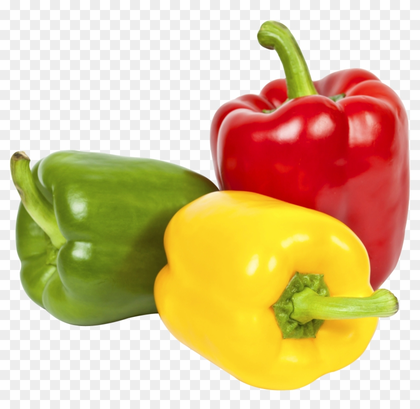
%> input picture colorspace/peppers.png, 420 x 409 px, shrunk from 840 x 818 before the run
$ octave main.m   (GNU Octave 9; MATLAB toolbox functions it lacks are replaced by stand-ins)
%> lines starting %> are read from the running program, lines starting %| are printed output that depends on the picture
%> further down, I is the input picture: size 409x420x3 uint8; mean R, G, B 218.4, 192.6, 144.1
### colorspace/ConvertColorSpace.m
function [new_image] = ConvertColorSpace(input_image, colorspace)
%> called with colorspace = 'ycbcr'
%%%%%%%%%%%%%%%%%%%%%%%%%%%%%%%%%%%%%%%%%%%%%%%%%%%%%%%%%%%%%%%%%
% Converts an RGB image into a specified color space, visualizes the
% color channels and returns the image in its new color space.
%
% Colorspace options:
%   opponent
%   rgb -> for normalized RGB
%   hsv
%   ycbcr
%   gray
%
% P.S: Do not forget the visualization part!
%%%%%%%%%%%%%%%%%%%%%%%%%%%%%%%%%%%%%%%%%%%%%%%%%%%%%%%%%%%%%%%%%
%%%%%%%%%%%%%%%%%%%%%%%%%%%%%%%%%%%%%%%%%%%%%%%%%%%%%%%%%%%%%%%%%

% convert image into double precision for conversions
input_image = im2double(input_image);

if strcmp(colorspace, 'opponent')
    new_image = rgb2opponent(input_image); % fill in this function
elseif strcmp(colorspace, 'rgb')
    new_image = rgb2normedrgb(input_image); % fill in this function
elseif strcmp(colorspace, 'hsv')
    % use the built-in function
    new_image = rgb2hsv(input_image);
elseif strcmp(colorspace, 'ycbcr')
    % use the built-in function
    new_image = rgb2ycbcr(input_image);
%> new_image: size 409x420x3 double; mean of channels 1, 2, 3 0.719, 0.403, 0.56
elseif strcmp(colorspace, 'gray')
    new_image = rgb2grays(input_image); % fill in this function
else
% if user inputs an unknow colorspace just notify and do not plot anything
    fprintf('Error: Unknown colorspace type [%s]...\n',colorspace);
    new_image = input_image;
    return;
end

visualize(new_image); % fill in this function

end

### colorspace/visualize.m
function visualize(input_image)
    black = zeros(size(input_image, 1), size(input_image, 2));
    if max(input_image(:,:,3))==0
        [~, columns, ~] = size(input_image);
        upperLeft = input_image(:,1:columns/2,1);
        upperRight = input_image(:, columns/2+1:columns, 1);
        lowerLeft = input_image(:, 1:columns/2, 2);
        lowerRight = input_image(:, columns/2+1:columns, 2);
    else
        upperLeft = input_image;
        channel1 = input_image(:, :, 1);
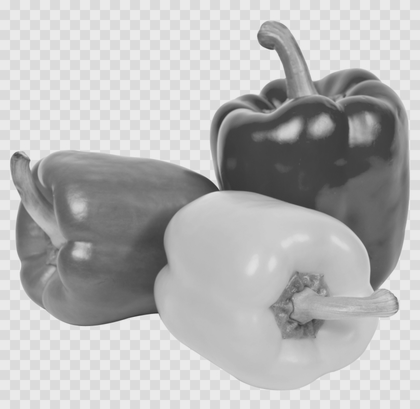
%> channel1: size 409x420 double; min 0.21, max 0.922, mean 0.719
        upperRight = cat(3, channel1, black, black);
%> upperRight: size 409x420x3 double; mean of channels 1, 2, 3 0.719, 0, 0
        channel2 = input_image(:, :, 2);
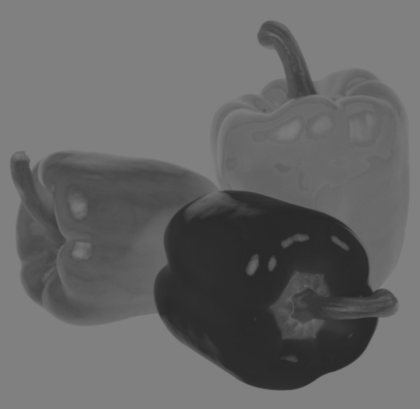
%> channel2: size 409x420 double; min 0.157, max 0.506, mean 0.403
        lowerLeft = cat(3, black, channel2, black);
%> lowerLeft: size 409x420x3 double; mean of channels 1, 2, 3 0, 0.403, 0
        channel3 = input_image(:, :, 3);
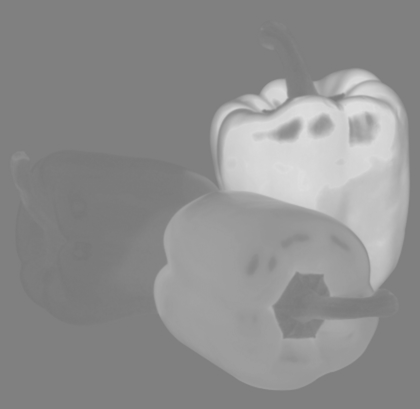
%> channel3: size 409x420 double; min 0.467, max 0.878, mean 0.56
        lowerRight = cat(3, black, black, channel3);
%> lowerRight: size 409x420x3 double; mean of channels 1, 2, 3 0, 0, 0.56

    end

    figure()
    subplot(2,2,1)
    imshow(upperLeft)
    subplot(2,2,2)
    imshow(upperRight)
    subplot(2,2,3)
    imshow(lowerLeft)
    subplot(2,2,4)
    imshow(lowerRight);
end

### colorspace/main.m
% test your code by using this simple script

clear
clc
close all

I = imread('peppers.png');

%J = ConvertColorSpace(I,'opponent');

%close all
%J = ConvertColorSpace(I,'rgb');

% close all
%J = ConvertColorSpace(I,'hsv');

% close all
J = ConvertColorSpace(I,'ycbcr');

% close all
 %J = ConvertColorSpace(I,'gray');
